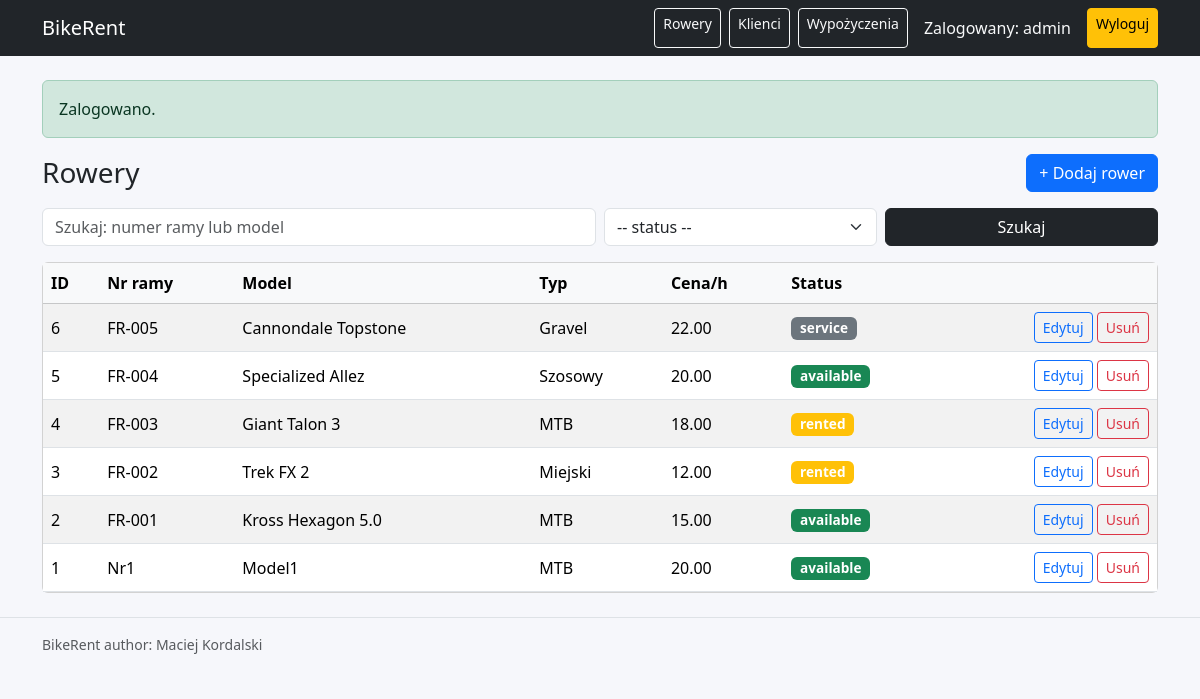
The app's page /bikes_list.php (signed in) with its own data.
### tables this page shows
CREATE TABLE `users` (
  `id` int(11) NOT NULL,
  `username` varchar(50) NOT NULL,
  `password_hash` varchar(255) NOT NULL,
  `role` varchar(20) NOT NULL DEFAULT 'staff',
  `created_at` timestamp NOT NULL DEFAULT current_timestamp()
);

CREATE TABLE `bikes` (
  `id` int(11) NOT NULL,
  `frame_no` varchar(50) NOT NULL,
  `model` varchar(80) NOT NULL,
  `type` varchar(30) NOT NULL,
  `hour_price` decimal(10,2) NOT NULL,
  `status` enum('available','rented','service') NOT NULL DEFAULT 'available',
  `notes` varchar(255) DEFAULT NULL,
  `created_at` timestamp NOT NULL DEFAULT current_timestamp()
);

### includes/db.php (called while the page is built, shortened)
<?php
function load_config(string $path): array {
    $cfg = parse_ini_file($path, true, INI_SCANNER_TYPED);
    return $cfg;
}
function db(): PDO {
    static $pdo = null;
    if ($pdo instanceof PDO) return $pdo;
    $cfg = load_config(__DIR__ . '/../data/config.ini')['db'];
    $dsn = "mysql:host={$cfg['host']};dbname={$cfg['name']};charset={$cfg['charset']}";
    $pdo = new PDO($dsn, $cfg['user'], $cfg['pass'], [
        PDO::ATTR_ERRMODE => PDO::ERRMODE_EXCEPTION,
        PDO::ATTR_DEFAULT_FETCH_MODE => PDO::FETCH_ASSOC,
    ]);
    return $pdo;
}

### includes/auth.php (called while the page is built, shortened)
<?php
require_once __DIR__ . '/db.php';
function current_user(): ?array {
    $stmt = db()->prepare("SELECT id, username, role FROM users WHERE id = ?");
    $stmt->execute([$_SESSION['user_id']]);
    $u = $stmt->fetch();
    return $u ?: null;
}

### includes/functions.php (called while the page is built, shortened)
<?php
function e(string $s): string { return htmlspecialchars($s, ENT_QUOTES, 'UTF-8'); }
function flash(string $key, ?string $value = null): ?string {
    $msg = $_SESSION['flash'][$key] ?? null;
    return $msg;
}

### public/bikes_list.php (the view, shortened to what this page needs)
<?php
require_once __DIR__ . '/../includes/auth.php';
require_once __DIR__ . '/../includes/db.php';
require_once __DIR__ . '/../includes/functions.php';
require_once __DIR__ . '/../includes/header.php';
$q = trim($_GET['q'] ?? '');
$sql = "SELECT * FROM bikes WHERE 1=1";
$params = [];
$sql .= " ORDER BY id DESC";
$stmt = db()->prepare($sql);
$stmt->execute($params);
$bikes = $stmt->fetchAll();
?>
<div class="d-flex justify-content-between align-items-center mb-3">
  <h1 class="h3 mb-0">Rowery</h1>
  <a class="btn btn-primary" href="bike_form.php">+ Dodaj rower</a>
</div>
<form class="row g-2 mb-3" method="get">
  <div class="col-md-6">
    <input class="form-control" name="q" placeholder="Szukaj: numer ramy lub model" value="<?= e($q) ?>">
  </div>
  <div class="col-md-3">
    <select class="form-select" name="status">
      <option value="">-- status --</option>
    </select>
  </div>
  <div class="col-md-3 d-grid">
    <button class="btn btn-dark">Szukaj</button>
  </div>
</form>
<div class="card">
  <div class="table-responsive">
    <table class="table table-striped table-hover mb-0">
      <thead class="table-light">
        <tr>
          <th>ID</th><th>Nr ramy</th><th>Model</th><th>Typ</th><th>Cena/h</th><th>Status</th><th></th>
        </tr>
      </thead>
      <tbody>
        <?php foreach ($bikes as $b): ?>
          <tr>
            <td><?= e((string)$b['id']) ?></td>
            <td><?= e($b['frame_no']) ?></td>
            <td><?= e($b['model']) ?></td>
            <td><?= e($b['type']) ?></td>
            <td><?= e((string)$b['hour_price']) ?></td>
            <td>
              <?php
                $badge = match($b['status']) {
                  'available' => 'success',
                  'rented' => 'warning',
                  default => 'secondary'
                };
              ?>
              <span class="badge bg-<?= e($badge) ?> badge-status"><?= e($b['status']) ?></span>
            </td>
            <td class="text-end">
              <a class="btn btn-sm btn-outline-primary" href="bike_form.php?id=<?= e((string)$b['id']) ?>">Edytuj</a>
              <a class="btn btn-sm btn-outline-danger" href="bike_delete.php?id=<?= e((string)$b['id']) ?>"
                 onclick="return confirm('Usunąć rower?')">Usuń</a>
            </td>
          </tr>
        <?php endforeach; ?>
      </tbody>
    </table>
  </div>
</div>
<?php require_once __DIR__ . '/../includes/footer.php'; ?>

### includes/header.php (shortened to what this page needs)
<?php
require_once __DIR__ . '/functions.php';
require_once __DIR__ . '/auth.php';
$user = current_user();
?>
<!doctype html>
<html lang="pl">
<head>
  <link href="https://cdn.jsdelivr.net/npm/bootstrap@5.3.8/dist/css/bootstrap.min.css" rel="stylesheet">
  <link href="assets/style.css" rel="stylesheet">
</head>
<body>
<nav class="navbar navbar-expand-lg bg-dark navbar-dark">
  <div class="container">
    <a class="navbar-brand" href="index.php">BikeRent</a>
    <div class="d-flex gap-2">
      <?php if ($user): ?>
        <a class="btn btn-outline-light btn-sm" href="bikes_list.php">Rowery</a>
        <a class="btn btn-outline-light btn-sm" href="clients_list.php">Klienci</a>
        <a class="btn btn-outline-light btn-sm" href="rentals_list.php">Wypożyczenia</a>
        <span class="navbar-text text-light ms-2">Zalogowany: <?= e($user['username']) ?></span>
        <a class="btn btn-warning btn-sm ms-2" href="logout.php">Wyloguj</a>
      <?php else: ?>
        <a class="btn btn-outline-light btn-sm" href="login.php">Logowanie</a>
        <a class="btn btn-outline-light btn-sm" href="register.php">Rejestracja</a>
      <?php endif; ?>
    </div>
  </div>
</nav>
<main class="container my-4">
  <?php if ($m = flash('success')): ?>
    <div class="alert alert-success"><?= e($m) ?></div>
  <?php endif; ?>

### includes/footer.php (shortened to what this page needs)
</main>
<footer class="border-top py-3">
  <div class="container small text-muted">
    BikeRent author: Maciej Kordalski
  </div>
</footer>
</body>
</html>

### public/assets/style.css (style rules this page uses)
body { background: #f6f7fb; }
table td, table th { vertical-align: middle; }
.badge-status { font-size: .85rem; }

### records on screen
users: username "admin"
bikes: id "6", frame_no "FR-005", model "Cannondale Topstone", type "Gravel", hour_price "22.00", status "service"
bikes: id "5", frame_no "FR-004", model "Specialized Allez", type "Szosowy", hour_price "20.00", status "available"
bikes: id "4", frame_no "FR-003", model "Giant Talon 3", type "MTB", hour_price "18.00", status "rented"
bikes: id "3", frame_no "FR-002", model "Trek FX 2", type "Miejski", hour_price "12.00", status "rented"
bikes: id "2", frame_no "FR-001", model "Kross Hexagon 5.0", type "MTB", hour_price "15.00", status "available"
bikes: id "1", frame_no "Nr1", model "Model1", type "MTB", hour_price "20.00", status "available"

### other values on screen
$m "Zalogowano."
